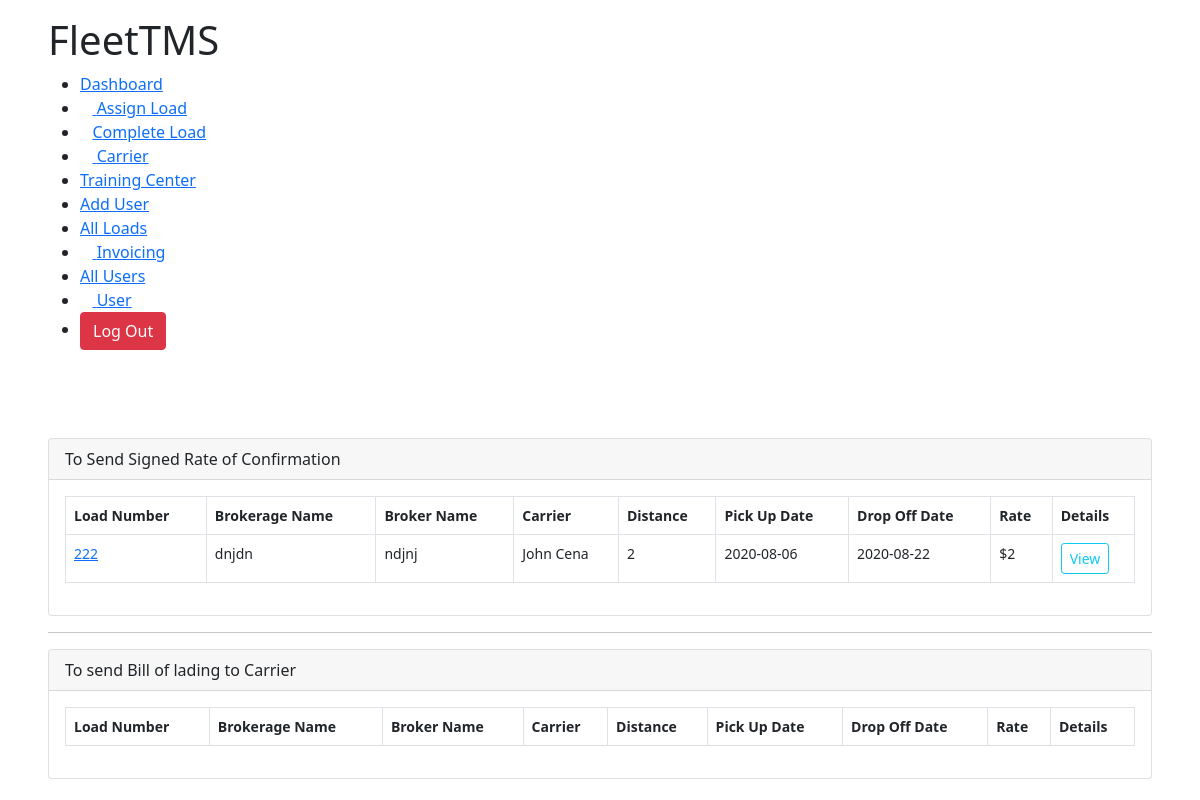
Page /awaiting_loads/ (signed in) on the earlier database version.
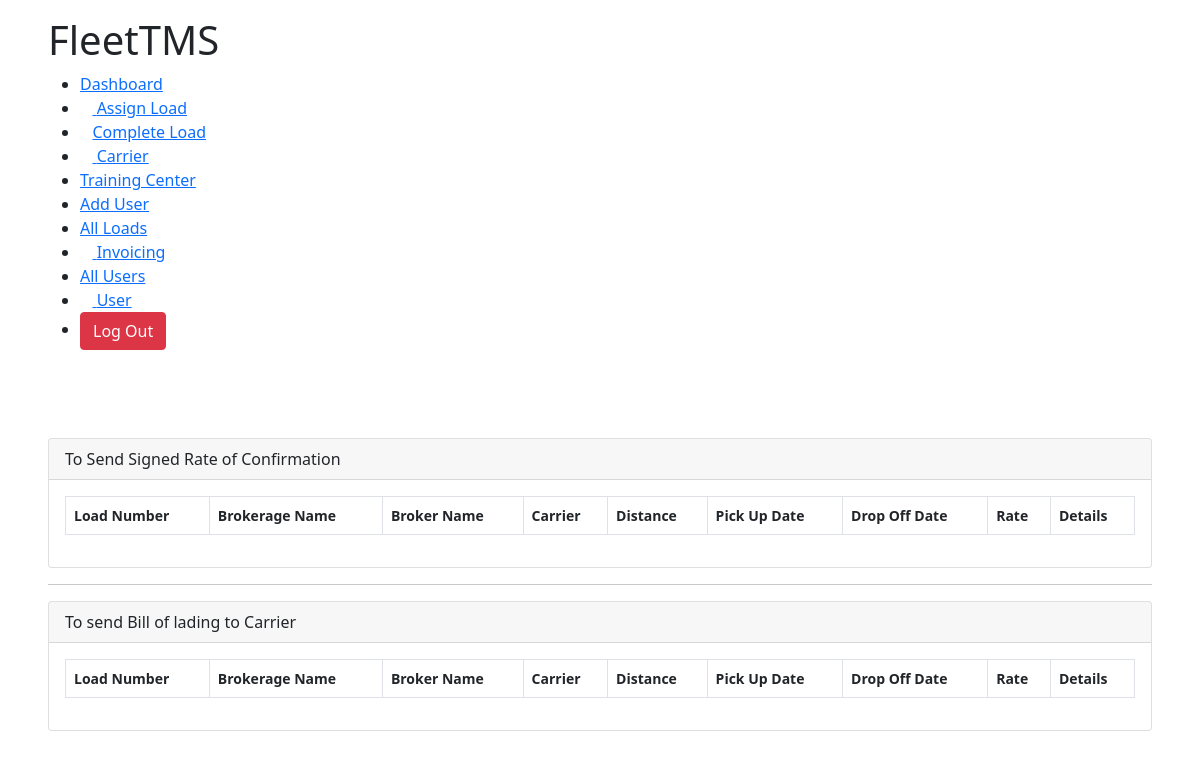
Same page on the later database version.
### TMSTruck/models.py (models this page shows, shortened)
class AssignLoad(models.Model):
	user 					= models.ForeignKey(Account,on_delete=models.CASCADE,null=True,blank=True)
	brokerage_name 			= models.CharField(max_length=300, null=True)
	broker_name 			= models.CharField(max_length=300, null=True)
	assignToCarrier			= models.ForeignKey(Carrier,blank=True, on_delete=models.CASCADE, null=True)
	broker_address 			= models.CharField(max_length=300, null=True)
	pickupAddress 			= models.CharField(max_length=300, null=True)
	distance 				= models.IntegerField(null=True)
	weight 					= models.IntegerField(null=True)
	rate 					= models.IntegerField(null=True)
	stops 					= models.IntegerField(null=True)
	assigned_date			= models.DateTimeField(blank=True,auto_now_add=True, null=True)
	pickupDate				= models.CharField(max_length=3000,null=True, blank=True)
	is_active 				= models.BooleanField(default=True,null=True)
	is_paid 				= models.BooleanField(default=False,null=True)
	broker_phone			= models.IntegerField(null=True)
	broker_email			= models.EmailField(max_length=100,null=True)
	load_number				= models.IntegerField(null=True)
	dropOffDate				= models.CharField(max_length=3000,null=True,blank=True)
	dropOffAddress			= models.CharField(max_length=10000,null=True)
	first_available_pickup	= models.CharField(max_length=3000,null=True,blank=True)
	rate_confirmation		= models.FileField(blank=True,upload_to=rate_confirmation_path)
	bill_of_landing			= models.FileField(blank=True,upload_to=bill_path)
	special_comments 		= models.TextField(null=True,max_length=10000)
	final_address			= models.CharField(null=True,max_length=100, blank=True)
	is_awaiting				= models.BooleanField(null=True,default=True,blank=True)
	is_awb					= models.BooleanField(null=True,default=True,blank=True)

class Carrier(models.Model):
	user					= models.ForeignKey(Account,on_delete=models.CASCADE,null=True,blank=True)
	firstName 				= models.CharField(max_length=100,null=True)
	lastName				= models.CharField(max_length=100,null=True)
	company 				= models.CharField(max_length=100,null=True)
	email					= models.EmailField(max_length=100,null=True)
	phone					= models.IntegerField(null=True)
	mc_number 				= models.IntegerField(null=True)
	dot_number				= models.IntegerField(null=True)
	factoring_phone			= models.IntegerField(null=True)
	willing_states			= models.TextField(max_length=1000,null=True)
	carrier_status			= models.CharField(max_length=100,null=True)
	factoring_company		= models.CharField(max_length=100,null=True)
	mc_upload		 		= models.FileField(upload_to=carrierMcFiles,null=True)
	costPerMile				= models.IntegerField(null=True)
	def __str__(self):
		return '{} {}'.format(self.firstName,self.lastName)

### TMSTruck/decorators.py (the view)
        def wrapper(request, *args, **kwargs):
            group = None
            if request.user.groups.exists():
                group = request.user.groups.all()[0].name
            if group in allowed_roles:
                return view_func(request, *args, **kwargs)
            elif group == 'Trainee':
                return redirect("user")
            else:
                return HttpResponse("You are not authorized to visit this page. ")

### TMSTruck/views.py (called while the page is built)
@login_required(login_url="login")
@customRoles(allowed_roles=['Admin','Accounting','Hiring Manager', 'Logistics Manager'])
def awaiting_loads(request):
	ac = Account.objects.get(user=request.user)
	awaiting_loads = AssignLoad.objects.filter(user=ac,is_awaiting=True,is_awb=True)
	awb_loads = AssignLoad.objects.filter(user=ac,is_awb=True,is_awaiting=False)
	group = request.user.groups.all()[0].name
	template = 'TMSTruck/load_info/awaiting.html'
	context = {
		'awaiting_loads':awaiting_loads,
		'awb':awb_loads,
		'group':group
	}
	return render(request,template,context)

### TMSTruck/templates/TMSTruck/load_info/awaiting.html (shortened to what the changed rows need)
{% extends 'TMSTruck/base.html' %}
{% load static %}
{% block content %}
<!DOCTYPE html>
<html lang="en">
<head>
    <link rel="stylesheet" href="{% static 'css/dashboard.css' %}">
</head>
<body>
    <div class="main-body">
        {% if group == 'Accounting' %}
        {% include 'TMSTruck/navbars/accounting_navbar.html' %}
        {% elif group == 'Admin' %}
        {% include 'TMSTruck/navbars/admin_navbar.html' %}
        {% elif group == 'Hiring Manager' %}
        {% include 'TMSTruck/navbars/hiring_manager_navbar.html' %}
        {% elif group == 'Logistics Manager' %}
        {% include 'TMSTruck/navbars/logistics_manager.html' %}
        {% endif %}<br><br>
        <div class="row">
            <div class="col-md-12">
                <div class="card">
                    <div class="card-body">
                        <table class="table table-bordered">
                            <thead>
                                <tr>
                                    <th scope="col">Load Number </th>
                                    <th scope="col">Brokerage Name</th>
                                    <th scope="col">Broker Name</th>
                                    <th scope="col">Carrier</th>
                                    <th scope="col">Distance</th>
                                    <th scope="col">Pick Up Date</th>
                                    <th scope="col">Drop Off Date</th>
                                    <th scope="col">Rate</th>
                                    <th scope="col">Details</th>
                                </tr>
                            </thead>
                            <tbody>
                                {% for loads in awaiting_loads %}
                                <tr>
                                    <td><a href="{% url 'load_detail' loads.id %}">{{loads.load_number}}</a></td>
                                    <td>{{loads.brokerage_name}}</td>
                                    <td>{{loads.broker_name}}</td>
                                    <td>{{loads.assignToCarrier}}</td>
                                    <td>{{loads.distance}}</td>
                                    <td>{{loads.pickupDate}}</td>
                                    <td>{{loads.dropOffDate}}</td>
                                    <td>${{loads.rate}}</td>
                                    <td> <a href="{% url 'awaiting_load' loads.id %}"><button class="btn btn-outline-info btn-sm">View</button></a></td>
                                </tr>
                                {% endfor %}
                            </tbody>
                        </table>
                    </div>
                </div>
            </div>
        </div>
        <div class="row">
            <div class="col-md-12">
                <div class="card">
                    <div class="card-body">
                        <table class="table table-bordered">
                            <thead>
                                <tr>
                                    <th scope="col">Load Number</th>
                                    <th scope="col">Brokerage Name</th>
                                    <th scope="col">Broker Name</th>
                                    <th scope="col">Carrier</th>
                                    <th scope="col">Distance</th>
                                    <th scope="col">Pick Up Date</th>
                                    <th scope="col">Drop Off Date</th>
                                    <th scope="col">Rate</th>
                                    <th scope="col">Details</th>
                                </tr>
                            </thead>
                        </table>
                    </div>
                </div>
            </div>
        </div>
    </div>
</body>
</html>
{% endblock %}

Differences in the rows shown:
removed AssignLoad: load_number "222", brokerage_name "dnjdn", broker_name "ndjnj", assignToCarrier "John Cena", distance "2", pickupDate "2020-08-06", dropOffDate "2020-08-22", rate "2"
